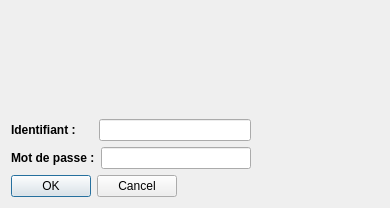
<?xml version="1.0" encoding="UTF-8"?>
<ui version="4.0">
 <class>Creer_un_compte</class>
 <widget class="QDialog" name="Creer_un_compte">
  <property name="geometry">
   <rect>
    <x>0</x>
    <y>0</y>
    <width>390</width>
    <height>208</height>
   </rect>
  </property>
  <property name="windowTitle">
   <string>Dialog</string>
  </property>
  <layout class="QFormLayout" name="formLayout">
   <item row="2" column="0">
    <spacer name="verticalSpacer">
     <property name="orientation">
      <enum>Qt::Vertical</enum>
     </property>
     <property name="sizeType">
      <enum>QSizePolicy::MinimumExpanding</enum>
     </property>
     <property name="sizeHint" stdset="0">
      <size>
       <width>20</width>
       <height>40</height>
      </size>
     </property>
    </spacer>
   </item>
   <item row="4" column="0">
    <layout class="QVBoxLayout" name="verticalLayout">
     <property name="leftMargin">
      <number>0</number>
     </property>
     <property name="topMargin">
      <number>0</number>
     </property>
     <item>
      <layout class="QHBoxLayout" name="horizontalLayout">
       <item>
        <widget class="QLabel" name="label">
         <property name="font">
          <font>
           <weight>75</weight>
           <bold>true</bold>
          </font>
         </property>
         <property name="text">
          <string>Identifiant :     </string>
         </property>
        </widget>
       </item>
       <item>
        <widget class="QLineEdit" name="lineEdit">
         <property name="minimumSize">
          <size>
           <width>100</width>
           <height>0</height>
          </size>
         </property>
        </widget>
       </item>
      </layout>
     </item>
     <item>
      <layout class="QHBoxLayout" name="horizontalLayout_2">
       <item>
        <widget class="QLabel" name="label_2">
         <property name="font">
          <font>
           <weight>75</weight>
           <bold>true</bold>
          </font>
         </property>
         <property name="text">
          <string>Mot de passe :</string>
         </property>
        </widget>
       </item>
       <item>
        <widget class="QLineEdit" name="lineEdit_2">
         <property name="minimumSize">
          <size>
           <width>150</width>
           <height>0</height>
          </size>
         </property>
        </widget>
       </item>
      </layout>
     </item>
    </layout>
   </item>
   <item row="5" column="0">
    <widget class="QDialogButtonBox" name="buttonBox">
     <property name="orientation">
      <enum>Qt::Horizontal</enum>
     </property>
     <property name="standardButtons">
      <set>QDialogButtonBox::Cancel|QDialogButtonBox::Ok</set>
     </property>
    </widget>
   </item>
  </layout>
 </widget>
 <resources/>
 <connections>
  <connection>
   <sender>buttonBox</sender>
   <signal>accepted()</signal>
   <receiver>Creer_un_compte</receiver>
   <slot>accept()</slot>
   <hints>
    <hint type="sourcelabel">
     <x>248</x>
     <y>254</y>
    </hint>
    <hint type="destinationlabel">
     <x>157</x>
     <y>274</y>
    </hint>
   </hints>
  </connection>
  <connection>
   <sender>buttonBox</sender>
   <signal>rejected()</signal>
   <receiver>Creer_un_compte</receiver>
   <slot>reject()</slot>
   <hints>
    <hint type="sourcelabel">
     <x>316</x>
     <y>260</y>
    </hint>
    <hint type="destinationlabel">
     <x>286</x>
     <y>274</y>
    </hint>
   </hints>
  </connection>
 </connections>
</ui>
